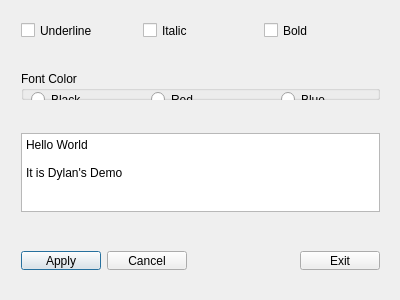
<?xml version="1.0" encoding="UTF-8"?>
<ui version="4.0">
 <class>Dialog</class>
 <widget class="QDialog" name="Dialog">
  <property name="geometry">
   <rect>
    <x>0</x>
    <y>0</y>
    <width>400</width>
    <height>300</height>
   </rect>
  </property>
  <property name="windowTitle">
   <string>Dialog</string>
  </property>
  <widget class="QWidget" name="horizontalLayoutWidget">
   <property name="geometry">
    <rect>
     <x>10</x>
     <y>10</y>
     <width>381</width>
     <height>41</height>
    </rect>
   </property>
   <layout class="QHBoxLayout" name="horizontalLayout">
    <item>
     <widget class="QCheckBox" name="chxUnderline">
      <property name="text">
       <string>Underline</string>
      </property>
     </widget>
    </item>
    <item>
     <widget class="QCheckBox" name="chxItalic">
      <property name="text">
       <string>Italic</string>
      </property>
     </widget>
    </item>
    <item>
     <widget class="QCheckBox" name="chxBold">
      <property name="text">
       <string>Bold</string>
      </property>
     </widget>
    </item>
   </layout>
  </widget>
  <widget class="QWidget" name="horizontalLayoutWidget_2">
   <property name="geometry">
    <rect>
     <x>10</x>
     <y>122</y>
     <width>381</width>
     <height>101</height>
    </rect>
   </property>
   <layout class="QHBoxLayout" name="horizontalLayout_2">
    <item>
     <widget class="QPlainTextEdit" name="textEdit">
      <property name="plainText">
       <string>Hello World

It is Dylan's Demo</string>
      </property>
     </widget>
    </item>
   </layout>
  </widget>
  <widget class="QWidget" name="horizontalLayoutWidget_3">
   <property name="geometry">
    <rect>
     <x>10</x>
     <y>240</y>
     <width>381</width>
     <height>41</height>
    </rect>
   </property>
   <layout class="QHBoxLayout" name="horizontalLayout_3">
    <item>
     <widget class="QPushButton" name="btnApply">
      <property name="text">
       <string>Apply</string>
      </property>
     </widget>
    </item>
    <item>
     <widget class="QPushButton" name="btnCancel">
      <property name="text">
       <string>Cancel</string>
      </property>
     </widget>
    </item>
    <item>
     <spacer name="horizontalSpacer">
      <property name="orientation">
       <enum>Qt::Horizontal</enum>
      </property>
      <property name="sizeHint" stdset="0">
       <size>
        <width>30</width>
        <height>20</height>
       </size>
      </property>
     </spacer>
    </item>
    <item>
     <widget class="QPushButton" name="btnExit">
      <property name="text">
       <string>Exit</string>
      </property>
     </widget>
    </item>
   </layout>
  </widget>
  <widget class="QWidget" name="horizontalLayoutWidget_4">
   <property name="geometry">
    <rect>
     <x>10</x>
     <y>60</y>
     <width>381</width>
     <height>51</height>
    </rect>
   </property>
   <layout class="QHBoxLayout" name="horizontalLayout_4">
    <item>
     <widget class="QGroupBox" name="groupBox">
      <property name="title">
       <string>Font Color</string>
      </property>
      <widget class="QRadioButton" name="rBtnBlack">
       <property name="geometry">
        <rect>
         <x>10</x>
         <y>20</y>
         <width>82</width>
         <height>17</height>
        </rect>
       </property>
       <property name="text">
        <string>Black</string>
       </property>
      </widget>
      <widget class="QRadioButton" name="rBtnRed">
       <property name="geometry">
        <rect>
         <x>130</x>
         <y>20</y>
         <width>82</width>
         <height>17</height>
        </rect>
       </property>
       <property name="text">
        <string>Red</string>
       </property>
      </widget>
      <widget class="QRadioButton" name="rBtnBlue">
       <property name="geometry">
        <rect>
         <x>260</x>
         <y>20</y>
         <width>82</width>
         <height>17</height>
        </rect>
       </property>
       <property name="text">
        <string>Blue</string>
       </property>
      </widget>
     </widget>
    </item>
   </layout>
  </widget>
 </widget>
 <layoutdefault spacing="6" margin="11"/>
 <resources/>
 <connections>
  <connection>
   <sender>btnApply</sender>
   <signal>clicked()</signal>
   <receiver>Dialog</receiver>
   <slot>accept()</slot>
   <hints>
    <hint type="sourcelabel">
     <x>40</x>
     <y>262</y>
    </hint>
    <hint type="destinationlabel">
     <x>60</x>
     <y>284</y>
    </hint>
   </hints>
  </connection>
  <connection>
   <sender>btnCancel</sender>
   <signal>clicked()</signal>
   <receiver>Dialog</receiver>
   <slot>reject()</slot>
   <hints>
    <hint type="sourcelabel">
     <x>146</x>
     <y>263</y>
    </hint>
    <hint type="destinationlabel">
     <x>162</x>
     <y>282</y>
    </hint>
   </hints>
  </connection>
  <connection>
   <sender>btnExit</sender>
   <signal>clicked()</signal>
   <receiver>Dialog</receiver>
   <slot>close()</slot>
   <hints>
    <hint type="sourcelabel">
     <x>327</x>
     <y>262</y>
    </hint>
    <hint type="destinationlabel">
     <x>275</x>
     <y>272</y>
    </hint>
   </hints>
  </connection>
 </connections>
</ui>
